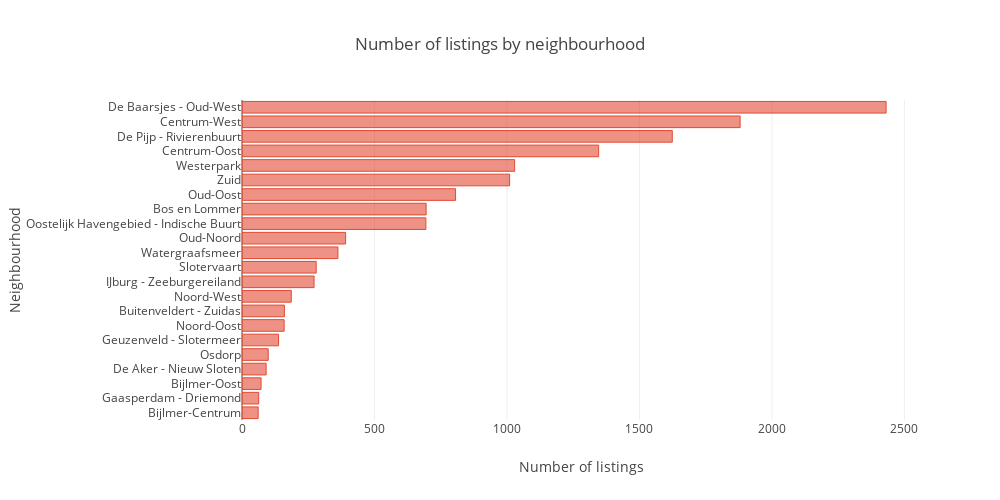

The code cell stored with this chart in its notebook:
### Code cell
layout = go.Layout(title="Number of listings by neighbourhood",
                   autosize=True,
                   width=1000,
                   height=500,
                   xaxis=go.layout.XAxis(
                        title='Number of listings',
                        automargin=True,
                   ),
                   yaxis=go.layout.YAxis(
                        title='Neighbourhood',
                        automargin=True,
                   ),
                  )
neighbourhood_count.iplot(layout=layout, kind='barh')

### Figure 1 — Plotly figure (JSON) as saved in the notebook; plotly's stock layout.template omitted (floating-point values rounded to 4 significant figures)
{"data": [{"marker": {"color": "rgba(226, 74, 51, 0.6)", "line": {"color": "rgba(226, 74, 51, 1.0)", "width": 1}}, "name": "neighbourhood", "orientation": "h", "text": "", "type": "bar", "uid": "9a80dbaf-0eaf-44ee-bbc0-a15bedc3a216", "x": [61, 63, 72, 91, 99, 138, 159, 160, 186, 272, 280, 362, 391, 694, 695, 806, 1010, 1029, 1346, 1624, 1880, 2431], "y": ["Bijlmer-Centrum", "Gaasperdam - Driemond", "Bijlmer-Oost", "De Aker - Nieuw Sloten", "Osdorp", "Geuzenveld - Slotermeer", "Noord-Oost", "Buitenveldert - Zuidas", "Noord-West", "IJburg - Zeeburgereiland", "Slotervaart", "Watergraafsmeer", "Oud-Noord", "Oostelijk Havengebied - Indische Buurt", "Bos en Lommer", "Oud-Oost", "Zuid", "Westerpark", "Centrum-Oost", "De Pijp - Rivierenbuurt", "Centrum-West", "De Baarsjes - Oud-West"]}], "layout": {"autosize": true, "height": 500, "title": {"text": "Number of listings by neighbourhood"}, "width": 1000, "xaxis": {"automargin": true, "title": {"text": "Number of listings"}}, "yaxis": {"automargin": true, "title": {"text": "Neighbourhood"}}}}
